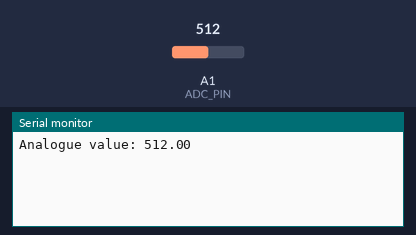
The sketch below on a simulated Arduino Uno, built with avr-gcc and run on an emulated ATmega328P. On the bench: the last lines printed to the serial monitor. The test bench sets the inputs (shaded band); at power-on: A1 (ADC_PIN) = 512.

Above: at 1.2 s.
1.3 s: A1 (ADC_PIN) set to 716
At 2.1 s:
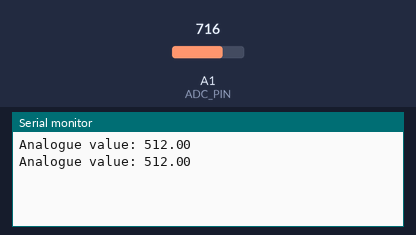
2.8 s: A1 (ADC_PIN) set to 900
At 4.0 s:
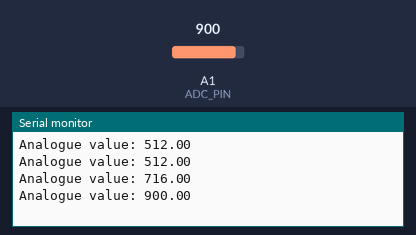
Timing chart, 0 to 5.8 s (numbered marks = the images above; inputs shaded):
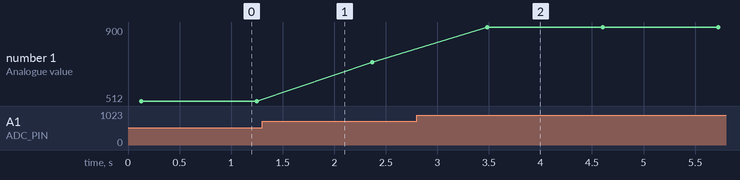

Measured:
- after the input at 2.8 s, the serial monitor: prints a new line after 0.69 s (image 2)
- plotted number 1: 512 → 716 after the input at 1.3 s, 716 → 900 after the input at 2.8 s

The sketch:

analogue-test.ino
```cpp
/*
  Simple analogue voltmeter
*/

#define NUM_OF_SAMPLES 1000
#define ADC_PIN A1

void setup() {
  Serial.begin(115200);
  while (!Serial);

  for (unsigned int n = 0; n < 100; n++)
  {
    analogRead(ADC_PIN);
  }
}

void loop() {
  double readings = 0;
  for (unsigned int n = 0; n < NUM_OF_SAMPLES; n++)
  {
    int reading = analogRead(ADC_PIN);
    readings += reading;
  }

  Serial.print("Analogue value: ");
  Serial.println(readings / NUM_OF_SAMPLES);

  delay(1000);
}
```
